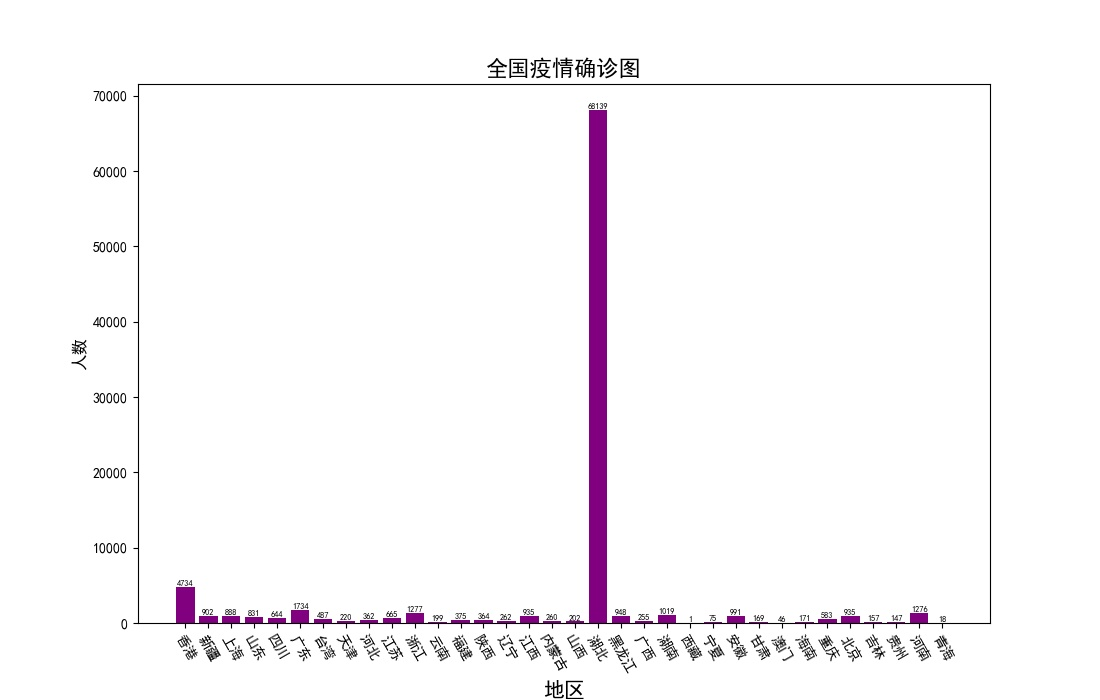

Source code (Python):
import time
import json
import requests
import matplotlib.pyplot as plt
import numpy as np


class FeiyanData(object):
    """全国新冠肺炎数据并展示"""
    url = 'https://view.inews.qq.com/g2/getOnsInfo?name=disease_h5&callback=&_={time}'.format(time=int(time.time()*1000))

    def get_data(self):
        """爬取数据"""
        # 获取页面返回的JSON数据的data部分
        response = requests.get(url=self.url).json()['data']
        # 将JSON格式数据转换为Python字典方便提取
        data = json.loads(response)
        # 获取省份信息
        # data['areaTree']得到是一个包含所有信息的列表，列表中有一个字典元素
        # data['areaTree'][0]获取列表中的字典
        # data['areaTree'][0]['children']获取字典中children键对应的值
        num_area = data['areaTree'][0]['children']
        # 解析所有确诊数据
        all_data = {}
        for area in num_area:
            all_data[area['name']] = area['total']['confirm']
        return all_data

    def plot_mapping(self):
        """绘制柱状图"""
        # 正常显示中文标签
        plt.rcParams['font.sans-serif'] = ['SimHei']
        # 正常显示负号
        plt.rcParams['axes.unicode_minus'] = False
        all_data = self.get_data()
        # 获取数据，便于画柱状图的XY轴
        names = all_data.keys()
        nums = all_data.values()

        # 创建长11英寸，宽7英寸的画布
        plt.figure(figsize=[11,7])
        # 在画布中创建柱状图
        # names为x轴数据，nums为Y轴数据，柱形图宽0.8，颜色为子夜
        plt.bar(names, nums, width=0.8, color='purple')
        # 设置X轴Y轴图像的标题
        plt.xlabel("地区", fontproperties='SimHei', size=15)
        plt.ylabel("人数", fontproperties='SimHei', size=12, rotation=90)
        plt.title("全国疫情确诊图", fontproperties='SimHei', size=16)
        # 将省份名称分布到X轴上
        plt.xticks(list(names), fontproperties='SimHei', rotation=-60, size=10)

        # 在每个柱状图上显示数字
        for a, b in zip(list(names), list(nums)):
            # a代表X轴位置
            # b代表Y轴位置
            # b代表添加的显示的文字
            # verticalalignment水平对齐的方式
            # horizontalalignment垂直对齐的方式
            plt.text(a, b, b, verticalalignment='bottom', horizontalalignment='center', size=6)
        # 显示柱状图
        plt.show()
        # 保存为图片
        plt.savefig('feiyan_data.jpg')


    def main(self):
        self.plot_mapping()


if __name__ == '__main__':
    feiyan_data = FeiyanData()
    feiyan_data.main()
